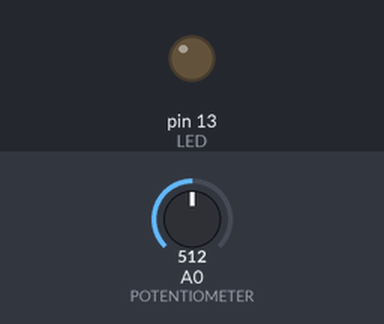
Recording of a sketch running on a simulated Arduino Uno, built with avr-gcc and run on an emulated ATmega328P. Parts: output pins drawn as LEDs (lit = HIGH). The inputs (shaded band) are chosen by the test bench; at power-on: A0 (POTENTIOMETER) = 512.

Above: at 1.2 s.
1.3 s: A0 (POTENTIOMETER) set to 0
At 2.5 s:
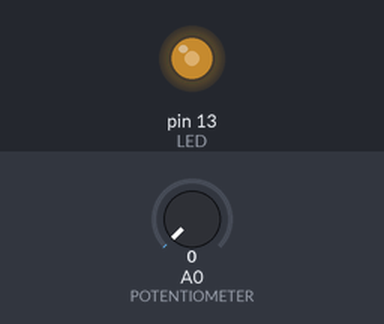
2.8 s: A0 (POTENTIOMETER) set to 122
At 3.1 s:
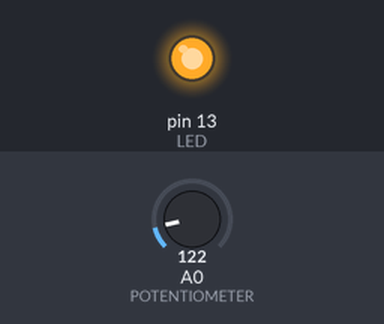
Timing chart, 0 to 11.8 s (numbered marks = the images above; inputs shaded):
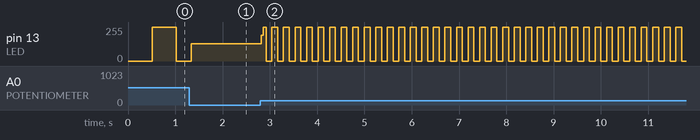

Measured:
- after the input at 2.8 s, pin 13 (LED): 128/255 → 193/255 at once, then moves between 0/255 and 255/255, repeating every 0.73 s

The sketch:

potentiometer_blink.ino
```cpp
#define     LED               13
#define     POTENTIOMETER     A0
#define     THRESHOLD          5


int led_on;
int input;
int prev_input;
unsigned long now;
unsigned long blink_delay;
unsigned long prev_state_change_time;


void setup () {
  pinMode(LED, OUTPUT);
  pinMode(POTENTIOMETER, INPUT);
  Serial.begin(9600);

  led_on = 0;


  prev_input = analogRead(POTENTIOMETER);
  prev_state_change_time = millis();
  blink_delay = prev_input;
}


void loop () {
  now = millis();
  input = analogRead(POTENTIOMETER);

  if (abs(input - prev_input) >= THRESHOLD) {
    //Serial.println(input);
    blink_delay = input;
    prev_input = input;
  }

  if (now - prev_state_change_time >= blink_delay) {
    digitalWrite(LED, (led_on ? LOW : HIGH));
    led_on = 1 - led_on;
    prev_state_change_time = now;
  }
}
```
